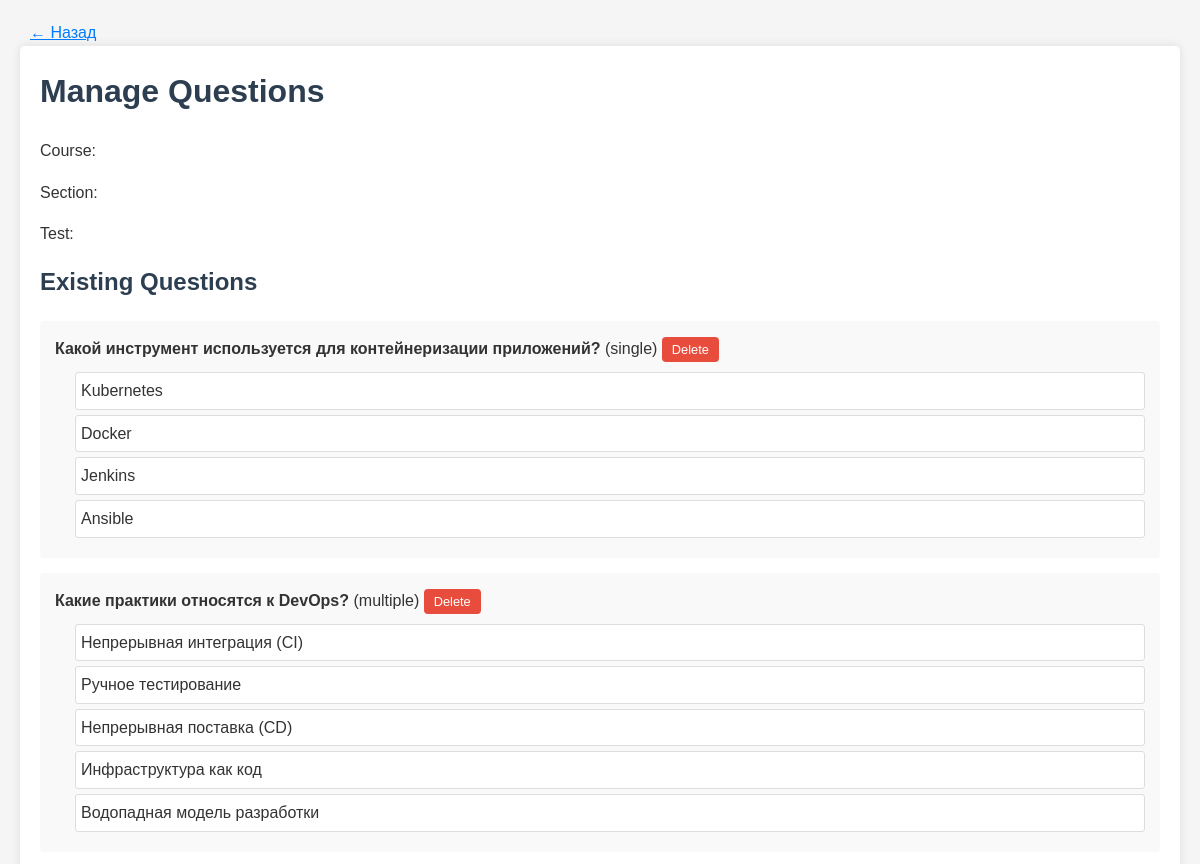
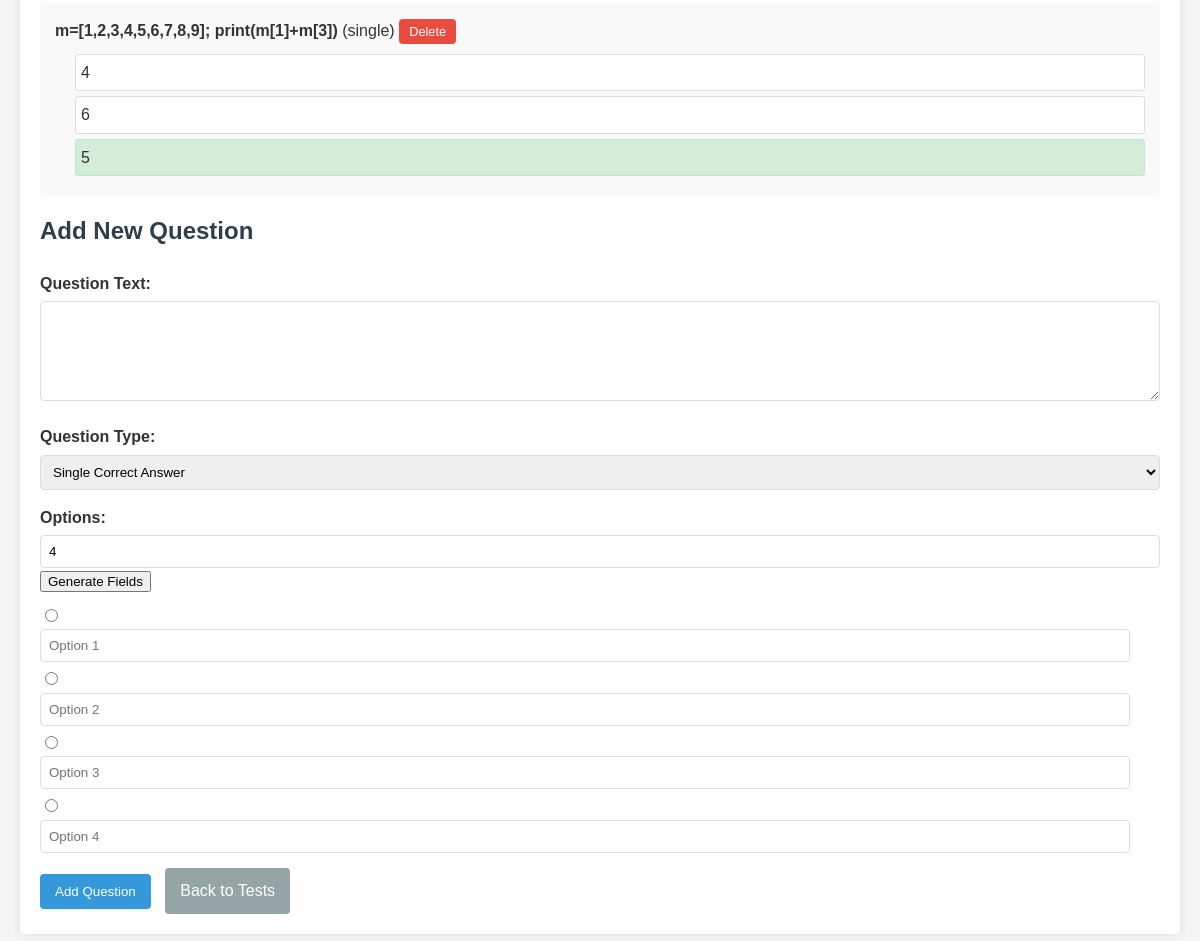
The app's page /teacher/test_management/manage_questions.php (signed in) with its own data (2 pictures, top to bottom).
### tables this page shows
CREATE TABLE `question` (
  `id_question` int(11) NOT NULL,
  `id_test` int(11) NOT NULL,
  `title` longtext DEFAULT NULL,
  `type` varchar(255) DEFAULT NULL,
  `number_of_options` int(11) DEFAULT NULL,
  `options` longtext DEFAULT NULL,
  `correct_answers` longtext DEFAULT NULL
);

### teacher/test_management/manage_questions.php (the view, shortened to what this page needs)
<?php
include 'C:/xampp/htdocs/Academy/database.php';
$test_id = $_GET['test_id'] ?? 0;
$stmt = $conn->prepare("SELECT t.*, s.title as section_title, c.title as course_title
                       FROM tests t
                       JOIN section s ON t.id_section = s.id
                       JOIN courses c ON t.id_course = c.id
                       WHERE t.id = ?");
$stmt->bind_param("i", $test_id);
$stmt->execute();
$result = $stmt->get_result();
$test = $result->fetch_assoc();
$questions = [];
$stmt = $conn->prepare("SELECT * FROM question WHERE id_test = ?");
$stmt->bind_param("i", $test_id);
$stmt->execute();
$result = $stmt->get_result();
while ($row = $result->fetch_assoc()) {
    $row['options'] = json_decode($row['options'], true);
    $row['correct_answers'] = json_decode($row['correct_answers'], true);
    $questions[] = $row;
}
?>
<!DOCTYPE html>
<html lang="en">
<head>
    <a href="../tests_table.php" class="back-button">← Назад</a>
    <link rel="stylesheet" href="css/style.css">
</head>
<body>
    <div class="container">
        <h1>Manage Questions</h1>
        <p>Course: <?= htmlspecialchars($test['course_title'] ?? '') ?></p>
        <p>Section: <?= htmlspecialchars($test['section_title'] ?? '') ?></p>
        <p>Test: <?= htmlspecialchars($test['title'] ?? '') ?></p>
        <div class="questions-list">
            <h2>Existing Questions</h2>
            <?php if (empty($questions)): ?>
                <p>No questions added yet.</p>
            <?php else: ?>
                <ul>
                    <?php foreach ($questions as $question): ?>
                        <li>
                            <div class="question">
                                <strong><?= htmlspecialchars($question['title']) ?></strong>
                                <span class="type">(<?= $question['type'] ?>)</span>
                                <form method="POST" style="display:inline;">
                                    <button type="submit" class="btn delete">Delete</button>
                                </form>
                            </div>
                            <div class="options">
                                <?php foreach ($question['options'] as $index => $option): ?>
                                    <div class="option <?= in_array($index, $question['correct_answers']) ? 'correct' : '' ?>">
                                        <?= htmlspecialchars($option) ?>
                                    </div>
                                <?php endforeach; ?>
                            </div>
                        </li>
                    <?php endforeach; ?>
                </ul>
            <?php endif; ?>
        </div>
        <div class="add-question">
            <h2>Add New Question</h2>
            <form id="question-form" method="POST">
                <div class="form-group">
                    <label for="question-text">Question Text:</label>
                    <textarea id="question-text" name="title" required></textarea>
                </div>
                <div class="form-group">
                    <label for="question-type">Question Type:</label>
                    <select id="question-type" name="type" required onchange="updateOptionsField()">
                        <option value="single">Single Correct Answer</option>
                    </select>
                </div>
                <div id="options-container" class="form-group">
                    <label>Options:</label>
                    <div class="option-controls">
                        <input type="number" id="option-count" min="2" max="10" value="4" onchange="generateOptionFields()">
                        <button type="button" onclick="generateOptionFields()">Generate Fields</button>
                    </div>
                    <div id="option-fields"></div>
                </div>
                <button type="submit" class="btn">Add Question</button>
                <a href="index.php" class="btn cancel">Back to Tests</a>
            </form>
        </div>
    </div>
</body>
</html>

### teacher/test_management/css/style.css (style rules this page uses)
body { font-family: Arial, sans-serif; line-height: 1.6; margin: 0; padding: 20px; background-color: #f5f5f5; color: #333; }
.container { max-width: 1200px; margin: 0 auto; background: #fff; padding: 20px; border-radius: 5px; box-shadow: 0 0 10px rgba(0, 0, 0, 0.1); }
h1, h2 { color: #2c3e50; margin-top: 0; }
.form-group { margin-bottom: 15px; }
label { display: block; margin-bottom: 5px; font-weight: bold; }
input[type="text"], input[type="number"], textarea, select { width: 100%; padding: 8px; border: 1px solid #ddd; border-radius: 4px; box-sizing: border-box; }
textarea { min-height: 100px; }
.btn { background-color: #3498db; color: white; padding: 10px 15px; border: none; border-radius: 4px; cursor: pointer; text-decoration: none; display: inline-block; margin-right: 10px; }
.btn.cancel { background-color: #95a5a6; }
.btn.delete { background-color: #e74c3c; padding: 5px 10px; font-size: 0.8em; }
.questions-list ul { list-style: none; padding: 0; }
.questions-list li { padding: 15px; margin-bottom: 15px; background: #f9f9f9; border-radius: 4px; }
.question { margin-bottom: 10px; }
.options { padding-left: 20px; }
.option { padding: 5px; margin-bottom: 5px; background: #fff; border: 1px solid #ddd; border-radius: 3px; }
.option.correct { background-color: #d4edda; border-color: #c3e6cb; }
.option-controls { margin-bottom: 10px; }
.back-button { background-color: transparent; border: none; color: #007bff; font-size: 16px; cursor: pointer; margin-right: 15px; padding: 5px 10px; transition: color 0.3s ease; }

### records on screen
question: title "Какой инструмент используется для контейнеризации приложений?", type "single", option "Kubernetes", option "Docker", option "Jenkins", option "Ansible"
question: title "Какие практики относятся к DevOps?", type "multiple", option "Непрерывная интеграция (CI)", option "Ручное тестирование", option "Непрерывная поставка (CD)", option "Инфраструктура как код", option "Водопадная модель разработки"
question: title "m=[1,2,3,4,5,6,7,8,9]; print(m[1]+m[3])", type "single", option "4", option "6", option "5"
